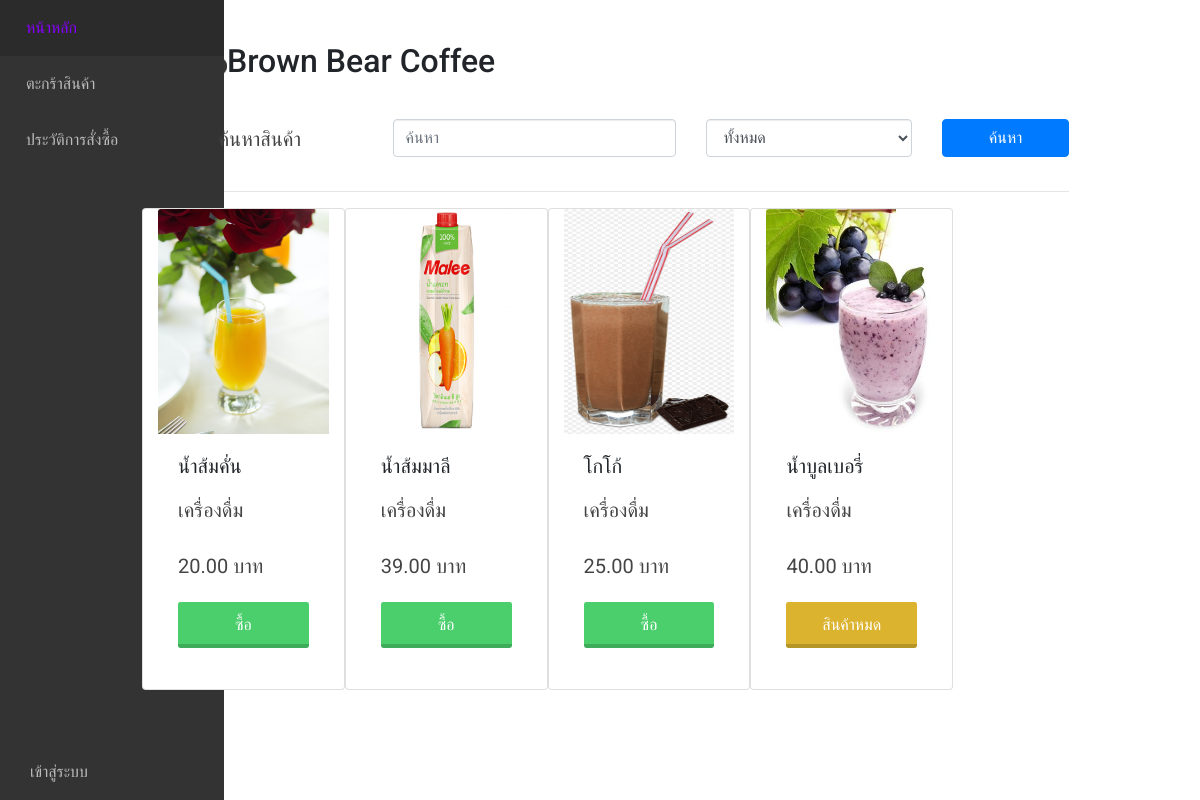
The app's page /, older data.
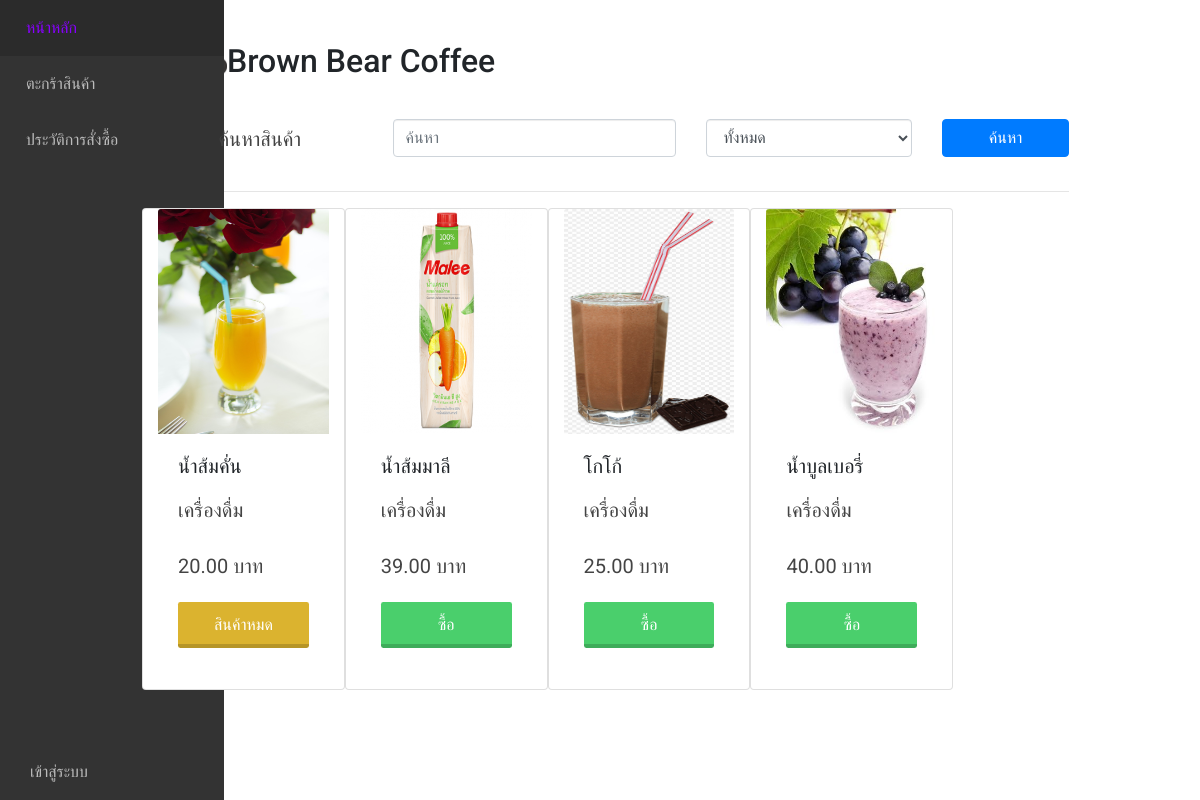
The same page, newer data.
### main/models.py (models this page shows, shortened)
class Product(models.Model):
    type = models.ForeignKey(Type, on_delete=models.PROTECT,null=True)
    name = models.CharField(max_length=255)
    description = models.CharField(max_length=255,null=True)
    price = models.FloatField()
    stock = models.IntegerField()
    picture = models.ImageField(default='product_pic/default.png',upload_to='product_pic',null=True,blank=True)

class Type(models.Model):
    type_name = models.CharField(max_length=255)

### main/views.py (the view)
# urls.py: path('',views.index,name='index'),
def index(request): #หน้าหลัก มีการค้นหาชื่อ/ประเภทสินค้า มีรูปภาพ
    product = Product.objects.all()
    type = Type.objects.all()
    search = request.GET.get('search','')
    searchtype = request.GET.get('sel','')
    if search:
        product = product.filter(name__icontains=search)
    if searchtype > '0':
        product = product.filter(type_id=searchtype)
    context = {
        'product':product,
        'type':type,
    }
    return render(request, 'main/index.html', context=context)

### main/templates/main/index.html (shortened to what this page needs)
{% extends 'base.html' %}
{% block content %}
    <h2><img src='static/payment-terminal.png' width='70'>Brown Bear Coffee</h2><br>
    <form method="GET" action="{% url 'index' %}">
        <div class="row">
            <div class="col-md-3">
                <p class="text-center">ค้นหาสินค้า</p>
            </div>
            <div class="col-md-4">
                <input type="text" name="search" id="search" value="{{search}}" placeholder="ค้นหา"
                      class="form-control col">
            </div>
            <div class="col-md-3">
                <select name="sel" id="{{sel}}" class="form-control col">
                    <option value="0">ทั้งหมด</option>
                </select>
            </div>
            <div class="col">
                <button type="submit" class="btn btn-primary col">ค้นหา</button>
            </div>
        </div>
    </form>
    <hr>
    <div class="card-group">
        <div class="row">
        {% for p in product %}
            <div class="card col-lg-3">
                <img class="card-img-top" src="{{ p.picture.url }}" alt="" width='100%' height='225px'>
                <div class="card-body">
                    <h5 class="card-title">{{ p.name }}</h5>
                    <p class="card-text">{{ p.type.type_name }}</p>
                    <p class="card-text">{{ p.price|stringformat:".2f" }} บาท</p>
                    {% if p.stock >= 5 %}
                    <a href="{% url 'addtobasket' product_id=p.id%}"><p class="card-text">
                        <div class="buttongreen col">ซื้อ</div>
                    </p></a>
                    {% else %}
                        <div class="buttonyellow col disabled">สินค้าหมด</div>
                    {% endif %}
                </div>
            </div>
        {% endfor %}
        </div>
    </div>
{% endblock %}

### templates/base.html (shortened to what this page needs)
<!DOCTYPE html>
{% load static %}
<html lang="pt-BR">
	<head>
		<link
			rel="stylesheet"
			href="https://cdn.materialdesignicons.com/4.9.95/css/materialdesignicons.min.css"
		/>
		<link
			rel="stylesheet"
			href="https://cdn.materialdesignicons.com/4.9.95/css/materialdesignicons.min.css"
		/>
   		<link href="https://cdnjs.cloudflare.com/ajax/libs/twitter-bootstrap/4.1.3/css/bootstrap.min.css" rel="stylesheet">
		<link href="//maxcdn.bootstrapcdn.com/bootstrap/4.0.0/css/bootstrap.min.css" rel="stylesheet" id="bootstrap-css">
		<link rel="stylesheet" href="https://use.fontawesome.com/releases/v5.0.8/css/all.css">
		<link href="//maxcdn.bootstrapcdn.com/bootstrap/3.3.0/css/bootstrap.min.css" rel="stylesheet" id="bootstrap-css">
		<link href="{% static 'css2/style.css'%}" rel="stylesheet" type="text/css"/>
        <link rel="stylesheet" type="text/css" href="{% static 'css/bootstrap.css'%}">
		<link rel="stylesheet" type="text/css" href="{% static 'css/styles.css'%}">
		<link rel="stylesheet" type="text/css" href="{% static 'css/sidebar.css'%}">
		<link rel="stylesheet" type="text/css" href="{% static 'css/button.css'%}">
	</head>
	<body>
		<aside class="sidebar">
			<nav>
				<ul class="sidebar__nav">
					<li>
						<a href="{% url 'index' %}" class="sidebar__nav__link">
							<span class="sidebar__nav__text">หน้าหลัก</span>
						</a>
					</li>
                    <li>
						<a href="{% url 'basket' %}" class="sidebar__nav__link">
							<span class="sidebar__nav__text">ตะกร้าสินค้า</span>
						</a>
					</li>
                    {% if request.user.is_staff %}
					<li>
						<a href="{% url 'queue' %}" class="sidebar__nav__link">
							<i class="mdi mdi-format-list-bulleted"></i>
							<span class="sidebar__nav__text">คิวสั้งซื้อ</span>
						</a>
					</li>
					<li>
						<a href="{% url 'manage' %}" class="sidebar__nav__link">
							<i class="mdi mdi-garage"></i>
							<span class="sidebar__nav__text">จัดการสินค้า</span>
						</a>
					</li>
					<li>
						<a href="{% url 'allreport' %}" class="sidebar__nav__link">
							<i class="mdi mdi-camera"></i>
							<span class="sidebar__nav__text">สรุปยอดขาย</span>
						</a>
					</li>
					{% else %}
					<li>
						<a href="{% url 'history_payments' %}" class="sidebar__nav__link">
							<span class="sidebar__nav__text">ประวัติการสั่งซื้อ</span>
						</a>
					</li>
                    {% endif %}
                    <li class="nav-item dropdown pl-1">
                        {% if request.user.is_active %}
                            <a class="nav-link dropdown-toggle sidebar__nav__link" href="#" id="navbarDropdown" role="button" data-toggle="dropdown" aria-haspopup="true" aria-expanded="false">
                                <i class="mdi mdi-account-circle"></i>
							<span class="sidebar__nav__text">{{request.user}}</span>
                            </a>
                            <div class="dropdown-menu" aria-labelledby="navbarDropdown">
                            <center>
                            <img src="{{request.user.profile.picture.url}}" width='50%'>
                            </center><br>
                            <a class="dropdown-item" href="{% url 'profile' %}">โปรไฟล์</a>
                            <a class="dropdown-item" href="{% url 'changepassword' %}">เปลี่ยนรหัสผ่าน</a>
                            <div class="dropdown-divider"></div>
                            <a class="dropdown-item" href="{% url 'logout' %}">ออกจากระบบ</a>
                            </div>
                        </li>
                        {% else %}
							<a href="{% url 'login' %}" class="sidebar__nav__link">
								<span class="sidebar__nav__text">เข้าสู่ระบบ</span>
							</a>
                        {% endif %}
				</ul>
			</nav>
		</aside>
		<div class="container">
            <main class="main">
            {% block content %}
            {% endblock %}
            </main>
    </div>
	</body>
</html>

### static/css2/style.css (style rules this page uses)
html,body,div,span,applet,object,iframe,h1,h2,h3,h4,h5,h6,p,blockquote,pre,a,abbr,acronym,address,big,cite,code,del,dfn,em,img,ins,kbd,q,s,samp,small,strike,strong,sub,sup,tt,var,b,u,i,dl,dt,dd,ol,nav ul,nav li,fieldset,form,label,legend,table,caption,tbody,tfoot,thead,tr,th,td,article,aside,canvas,details,embed,figure,figcaption,footer,header,hgroup,menu,nav,output,ruby,section,summary,time,mark,audio,video { margin:0;padding:0;border:0;font-size:100%;font:inherit;vertical-align:baseline; }
article, aside, details, figcaption, figure,footer, header, hgroup, menu, nav, section { display: block; }
ol,ul { list-style:none;margin:0px;padding:0px; }
a { text-decoration:none; }
img { max-width:100%; }
body { padding:0; margin:0; font-family: 'Open Sans', sans-serif; }
h1,h3,h4,h5,h6 { margin:0; }
p { margin:0; }
ul { margin:0; padding:0; }
.main { padding: 50px 0; }

### static/css/styles.css (style rules this page uses)
:root { --sidebar-width: 4.5em; }
body { margin: 0; padding: 0; font-family: 'Roboto'; }
* { outline: none; box-sizing: border-box; }
.main { margin-left: auto; margin-right: auto; max-width: 992px; padding: 2em 1.5em; }
.main h2 { font-size: 2em; margin-top: 0px; }
.main p { color: #444; font-size: 1.25em; line-height: 2; text-align: justify; }
@media (min-width: 572px) { .main { margin-left: var(--sidebar-width); } }
@media (min-width: 992px) { .main { padding: 2.5em; } }

### static/css/sidebar.css (style rules this page uses)
.sidebar { background-color: #333; position: fixed; transition: width 0.2s ease; }
.sidebar nav { height: 100%; }
.sidebar .sidebar__nav { display: flex; height: 100%; list-style: none; margin: 0; padding: 0; }
.sidebar .sidebar__nav .sidebar__nav__link { align-items: center; color: #bbb; display: flex; padding-left: 20px; text-decoration: none; transition: color 0.2s ease, background-color 0.2s ease; }
.sidebar .sidebar__nav .sidebar__nav__text { display: none; margin-left: 10px; margin-right: auto; white-space: nowrap; }
@media (min-width: 572px) { .sidebar { height: 100vh; left: 0; width: var(--sidebar-width); } }
@media (min-width: 572px) { .sidebar .sidebar__nav { flex-direction: column; } }
@media (min-width: 572px) { .sidebar .sidebar__nav li:last-child { margin-top: auto; } }
@media (min-width: 572px) { .sidebar .sidebar__nav .sidebar__nav__link { padding: 1em; } }

### static/css/button.css (style rules this page uses)
.buttongreen { display:inline-block; padding:0.7em 1.4em; margin:0 0.3em 0.3em 0; border-radius:0.15em; box-sizing: border-box; text-decoration:none; font-family:'Roboto',sans-serif; text-transform:uppercase; font-weight:400; color:#FFFFFF; background-color:#4acf6c; box-shadow:inset 0 -0.6em 0 -0.35em rgba(0,0,0,0.17); text-align:center; position:relative; }
.buttonyellow { display:inline-block; padding:0.7em 1.4em; margin:0 0.3em 0.3em 0; border-radius:0.15em; box-sizing: border-box; text-decoration:none; font-family:'Roboto',sans-serif; text-transform:uppercase; font-weight:400; color:#FFFFFF; background-color:#dbb32f; box-shadow:inset 0 -0.6em 0 -0.35em rgba(0,0,0,0.17); text-align:center; position:relative; }

Row changes from the older to the newer data that the page shows:
changed Product "น้ำส้มคั่น": stock "ซื้อ" → "สินค้าหมด"
changed Product "น้ำบูลเบอรี่": stock "สินค้าหมด" → "ซื้อ"
